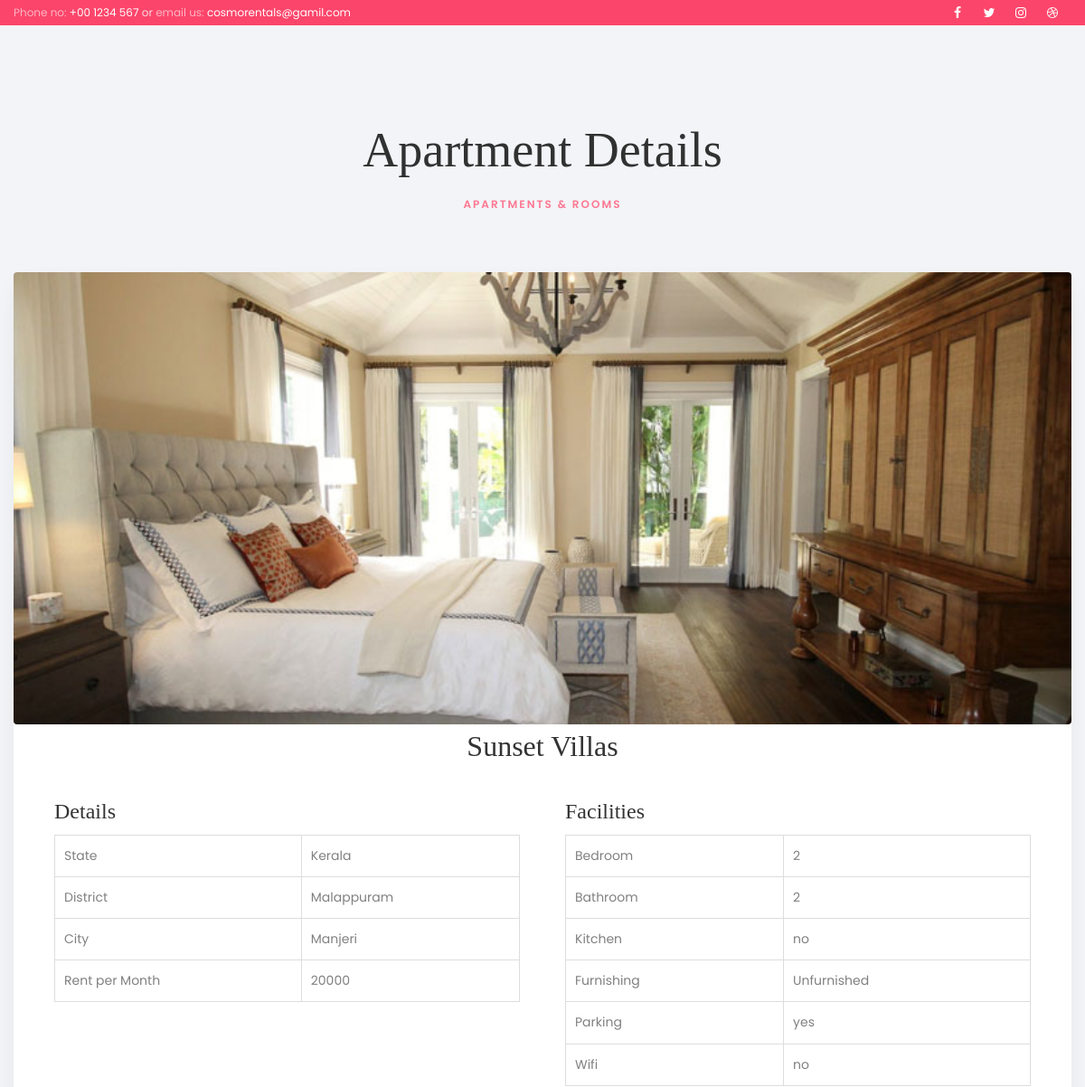
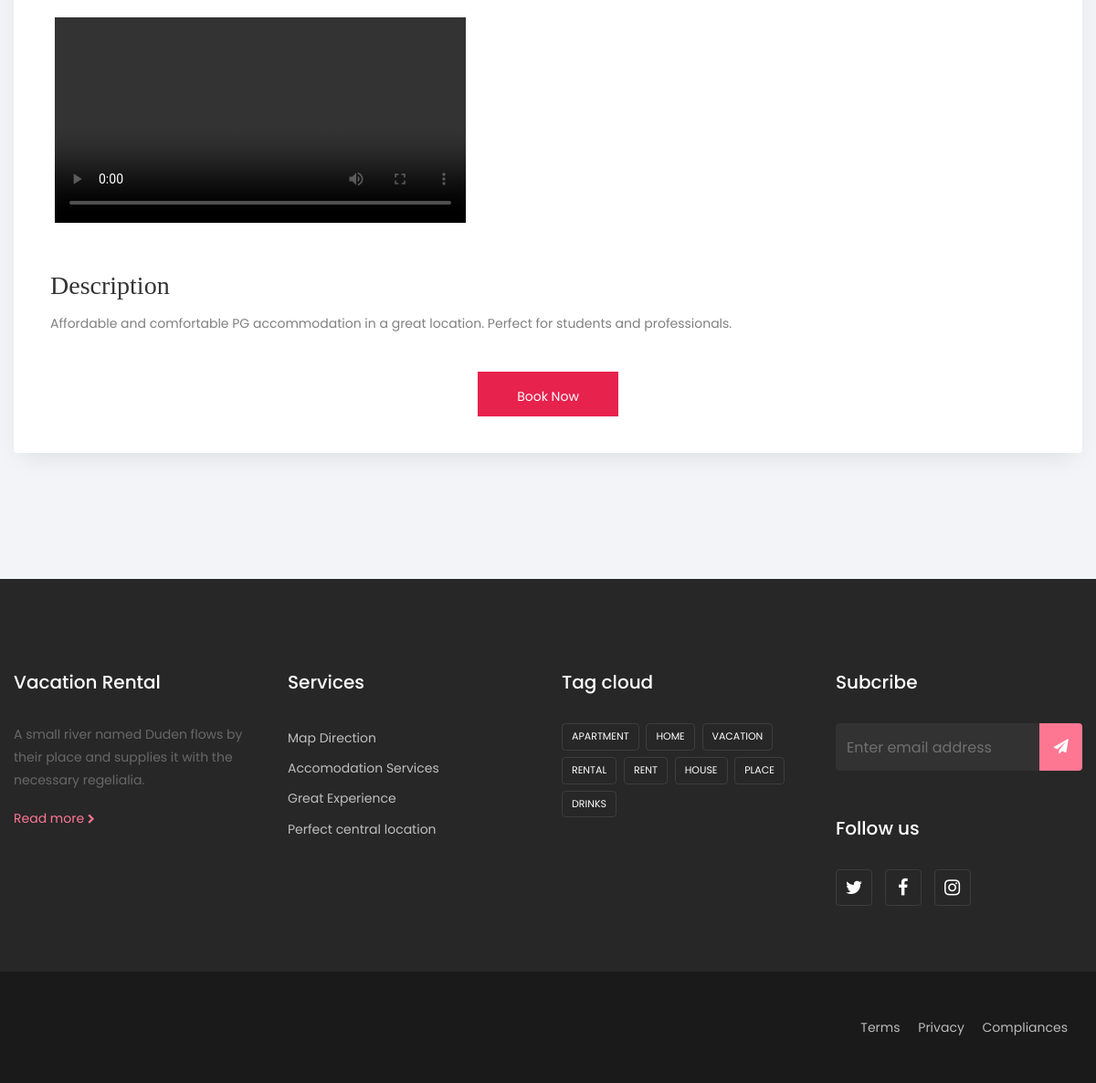
Screenshot of /customer/apartment.php?pg_id=2 (signed in) with the database file from the repository (2 pictures, top to bottom).
### tables this page shows
CREATE TABLE `add_pg` (
  `pg_id` int(11) NOT NULL,
  `pg_name` varchar(50) NOT NULL,
  `pg_address` varchar(100) NOT NULL,
  `pg_state` varchar(20) NOT NULL,
  `pg_district` varchar(20) NOT NULL,
  `pg_city` varchar(20) NOT NULL,
  `pg_img` varchar(150) NOT NULL,
  `pg_vid` varchar(150) NOT NULL,
  `pg_price` int(11) NOT NULL,
  `pg_description` varchar(500) NOT NULL,
  `pg_owner` int(11) NOT NULL,
  `pg_bedroom` varchar(10) NOT NULL,
  `pg_bathroom` varchar(10) NOT NULL,
  `pg_kitchen` varchar(10) NOT NULL,
  `pg_furnishing` varchar(30) NOT NULL,
  `pg_parking` varchar(10) NOT NULL,
  `pg_wifi` varchar(10) NOT NULL
);

### customer/apartment.php (the view, shortened to what this page needs)
<!DOCTYPE html>
<html lang="en">
<head>
</head>
<body>
  <?php include "header.php"; ?>
  <section class="ftco-section bg-light">
    <div class="container">
      <div class="row justify-content-center pb-5 mb-3">
        <div class="col-md-7 heading-section text-center ftco-animate">
          <h2>Apartment Details</h2>
          <span class="subheading">Apartments &amp; Rooms</span>
        </div>
      </div>
      <div class="row d-flex">
        <?php
        if (isset($_GET['pg_id'])) {
          $pg_id = intval($_GET['pg_id']);
          include '../connection.php';
          $result = "SELECT * FROM add_pg WHERE pg_id=$pg_id";
          $sql = mysqli_query($conn, $result);
          if ($sql && mysqli_num_rows($sql) > 0) {
            while ($data = mysqli_fetch_array($sql)) {
        ?>
               <div class="col-md-12 d-flex ftco-animate">
                <div class="blog-entry align-self-stretch" style="height:auto; width: 100%; align-items:center;">
                  <a href="blog-single.html" class="block-20 rounded" style="background-image: url('images/<?php echo $data['pg_img']; ?>'); height:500px;">
                  </a>
                  <center><h2><?php echo $data['pg_name']; ?></h2></center>
                  <div class="table-container">
                    <div class="col-lg-12">
                      <table>
                        <h4>Details</h4>
                        <tr>
                          <td>State</td>
                          <td><?php echo $data['pg_state']; ?></td>
                        </tr>
                        <tr>
                          <td>District</td>
                          <td><?php echo $data['pg_district']; ?></td>
                        </tr>
                        <tr>
                          <td>City</td>
                          <td><?php echo $data['pg_city']; ?></td>
                        </tr>
                        <tr>
                          <td>Rent per Month</td>
                          <td><?php echo $data['pg_price']; ?></td>
                        </tr>
                      </table>
                    </div>
                    <div class="col-lg-12">
                      <table>
                        <h4>Facilities</h4>
                        <tr>
                          <td>Bedroom</td>
                          <td><?php echo $data['pg_bedroom']; ?></td>
                        </tr>
                        <tr>
                          <td>Bathroom</td>
                          <td><?php echo $data['pg_bathroom']; ?></td>
                        </tr>
                        <tr>
                          <td>Kitchen</td>
                          <td><?php echo $data['pg_kitchen']; ?></td>
                        </tr>
                        <tr>
                          <td>Furnishing</td>
                          <td><?php echo $data['pg_furnishing']; ?></td>
                        </tr>
                        <tr>
                          <td>Parking</td>
                          <td><?php echo $data['pg_parking']; ?></td>
                        </tr>
                        <tr>
                          <td>Wifi</td>
                          <td><?php echo $data['pg_wifi']; ?></td>
                        </tr>
                      </table>
                    </div>
                    <div class="col-lg-12">
                      <table>
                      <tr>
                          <video width ="450" controls>
                            <source src="../images/<?php echo $data['pg_vid'];?>" height="500" width="500" type="video/mp4">
                          </video>
                        </tr>
                      </table>
                    </div>
                  </div>
                  <div class="about">
                    <h3>Description</h3>
                    <p><?php echo $data['pg_description']; ?></p>
                  </div>
                  <a href ="book.php?id=<?php echo $_GET['pg_id']?>&type=house""><center><button style="margin-bottom: 40px;">Book Now</button></center></a>
                </div>
              </div>
        <?php
            }
          } else {
            echo "<p>No details found for the specified apartment.</p>";
          }
        } else {
          echo "<p>No apartment ID specified.</p>";
        }
        ?>
      </div>
    </div>
  </section>
  <?php include "footer.php"; ?>
</body>
</html>

### customer/apartment.php (style rules this page uses)
body { font-family: Arial, sans-serif; }
table { width: 100%; border-collapse: separate; border-spacing: 10px; }
h4 { font-size: 1rem; margin-bottom: 10px; }
td, th { border: 1px solid #dddddd; text-align: left; padding: 10px; }
.table-container { display: grid; grid-template-columns: 1fr 1fr; gap: 20px; margin: 30px; }
.about { margin: 40px; }
button { position: relative; background-color: rgb(230, 34, 77); border-radius: 5px; padding: 15px; background-repeat: no-repeat; cursor: pointer; box-sizing: border-box; width: 154px; height: 49px; color: #fff; border: none; font-size: 20px; transition: all 0.3s ease-in-out; z-index: 1; overflow: hidden; }
button::before { content: ""; background-color: rgb(248, 50, 93); width: 0; height: 100%; position: absolute; top: 0; left: 0; z-index: -1; transition: width 700ms ease-in-out; display: inline-block; }

### rows the page displays
add_pg: pg_img (picture), pg_name "Sunset Villas", pg_state "Kerala", pg_district "Malappuram", pg_city "Manjeri", pg_price "20000", pg_bedroom "2", pg_bathroom "2", pg_kitchen "no", pg_furnishing "Unfurnished", pg_parking "yes", pg_wifi "no", pg_description "Affordable and comfortable PG accommodation in a great location. Perfect for students and professionals."
